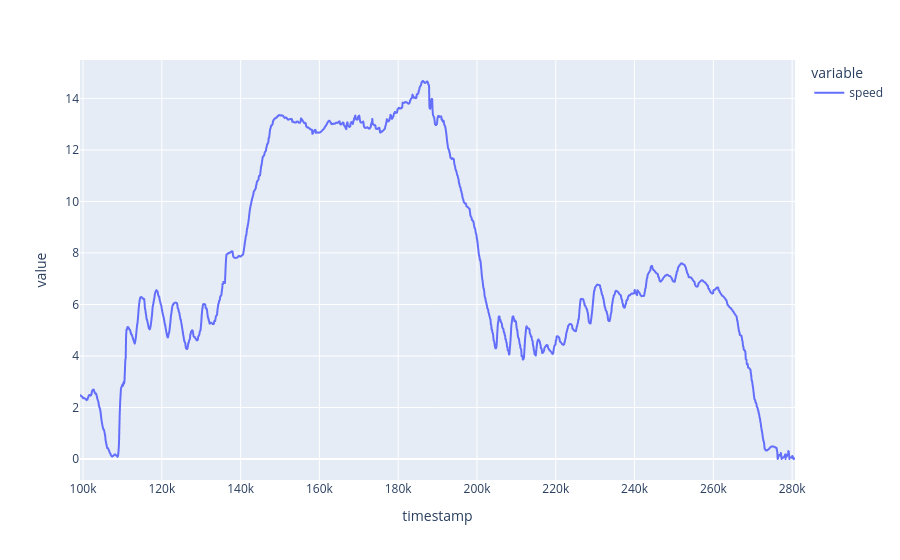

Here is the notebook cell this chart was saved with:
### Code cell
px.line(gps.speed)

### Figure 1 — Plotly figure (JSON) as saved in the notebook; plotly's stock layout.template omitted (floating-point values rounded to 4 significant figures; data arrays with more than 128 entries replaced by an {"elided": "..."} marker saying what was removed)
{"data": [{"hovertemplate": "variable=speed<br>timestamp=%{x}<br>value=%{y}<extra></extra>", "legendgroup": "speed", "line": {"color": "#636efa", "dash": "solid"}, "marker": {"symbol": "circle"}, "mode": "lines", "name": "speed", "showlegend": true, "x": {"elided": "1816 int values"}, "xaxis": "x", "y": {"elided": "1816 float values"}, "yaxis": "y", "type": "scattergl"}], "layout": {"xaxis": {"anchor": "y", "domain": [0.0, 1.0], "title": {"text": "timestamp"}}, "yaxis": {"anchor": "x", "domain": [0.0, 1.0], "title": {"text": "value"}}, "legend": {"title": {"text": "variable"}, "tracegroupgap": 0}, "margin": {"t": 60}}}
